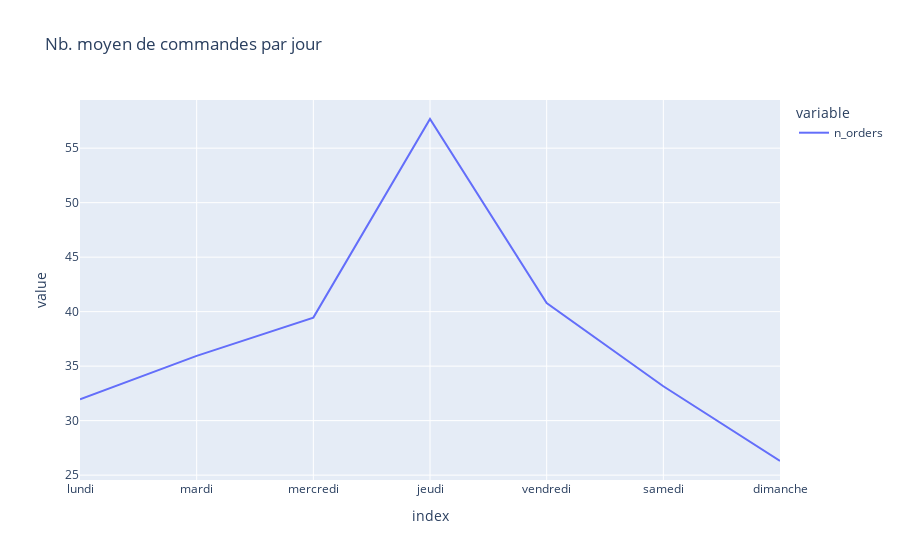

Notebook code cell kept with this figure:
### Markdown cell above
La série décrit le nombre de commandes livrées par jour du 02 janvier 2020 au 15 octobre 2021 soit jours. On observe une forte saisonalité sur les jours de la semaine. Une modélisation par un modèle SARIMA peut être envisagé.

### Code cell
weekdays = ['lundi', 'mardi', 'mercredi', 'jeudi', 'vendredi', 'samedi', 'dimanche']
ts.groupby(ts.index.strftime("%A")).mean().reindex(weekdays).plot(title="Nb. moyen de commandes par jour")

### Figure 1 — Plotly figure (JSON) as saved in the notebook; plotly's stock layout.template omitted (floating-point values rounded to 4 significant figures)
{"data": [{"hovertemplate": "variable=n_orders<br>index=%{x}<br>value=%{y}<extra></extra>", "legendgroup": "n_orders", "line": {"color": "#636efa", "dash": "solid"}, "marker": {"symbol": "circle"}, "mode": "lines", "name": "n_orders", "orientation": "v", "showlegend": true, "type": "scatter", "x": ["lundi", "mardi", "mercredi", "jeudi", "vendredi", "samedi", "dimanche"], "xaxis": "x", "y": [31.97, 35.94, 39.45, 57.68, 40.79, 33.15, 26.3], "yaxis": "y"}], "layout": {"legend": {"title": {"text": "variable"}, "tracegroupgap": 0}, "title": {"text": "Nb. moyen de commandes par jour"}, "xaxis": {"anchor": "y", "domain": [0, 1], "title": {"text": "index"}}, "yaxis": {"anchor": "x", "domain": [0, 1], "title": {"text": "value"}}}}
